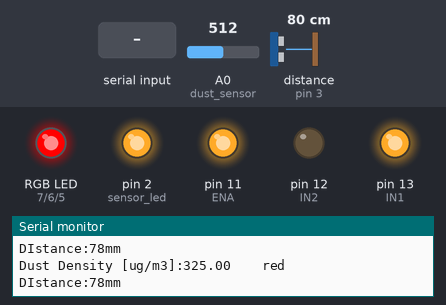
The sketch below on a simulated Arduino Uno, built with avr-gcc and run on an emulated ATmega328P. Shown: an RGB LED mixed from three pins (HIGH = lit), output pins drawn as LEDs (lit = HIGH), the last lines printed to the serial monitor. Wiring (inferred from the names in the program): ultrasonic range finder: trigger pin 4; echo pin 3. Inputs (shaded band) come from the test bench; at power-on: A0 (dust_sensor) = 512, distance to the obstacle (sensor on pin 3) 80 cm. The echo pulse lasts 58.3 µs per cm; pins used as bus, display or sensor lines are not drawn.

Above: at 2.3 s.
2.4 s: A0 (dust_sensor) set to 220
4.5 s: A0 (dust_sensor) set to 198
At 5.1 s:
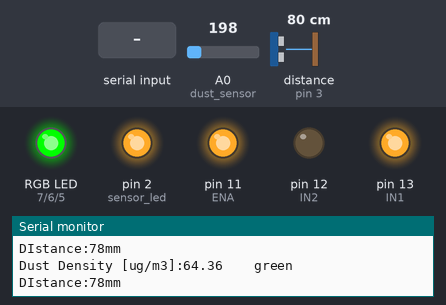
6.6 s: "0" received over the second serial link
At 8.8 s:
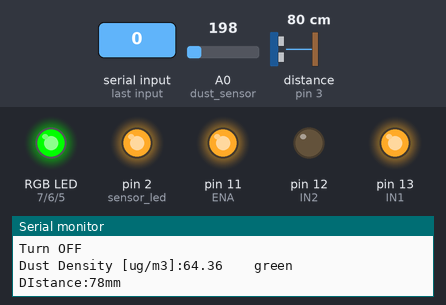
9.1 s: A0 (dust_sensor) set to 122
At 9.8 s:
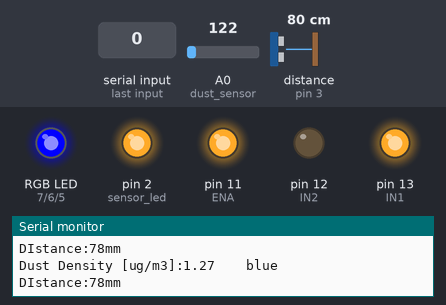
11.2 s: "0" received over the second serial link
At 13.3 s:
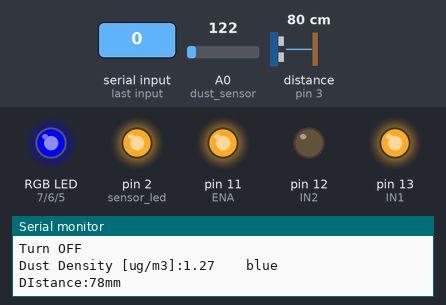
13.6 s: A0 (dust_sensor) set to 306
At 14.3 s:
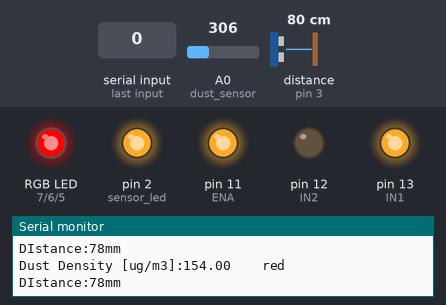
Timing chart, 0 to 16.6 s (numbered marks = the images above; inputs shaded):
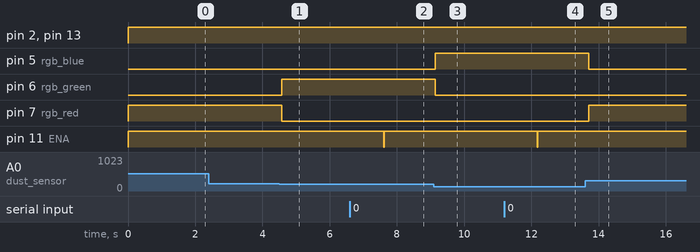

The sketch:

capstone_HW.ino
```cpp
#include<SoftwareSerial.h>

#define BTtx       8 // 블루투스 모듈의 tx를 D7으로 설정
#define BTrx       9 // 블루투스 모듈의 rx를 D8로 설정

SoftwareSerial BT(BTtx, BTrx); // tx, rx

char data = 0; /* 앱을 통해 0 또는 1이라는 문자열을 받을건데 0이 꺼지는 default 값이므로 0으로 설정 */

//RGBLED
int rgb_red = 7;
int rgb_green = 6;
int rgb_blue = 5;

//초음파 센서
int trig = 4;
int echo = 3;

//소독용 UV LED
int led = 10;

//미세먼지 센서
int dust_sensor = A0;
float dust_value = 0;
float dustDensityug = 0;
int sensor_led = 2;
int sampling = 280;
int waiting = 40;
float stop_time = 9680;

//DC모터
int IN1 = 13; // IN1을 11 핀으로 설정, 정방향 회전을 결정하는 핀
int IN2 = 12; // IN2을 123 핀으로 설정, 역방향 회전을 결정하는 핀
int ENA = 11; // 무조건 PWM 핀으로 설정하기, 속력 결정하는 핀

void setup(){

  BT.begin(9600); // BT를 보드레이트 9600으로 설정


  Serial.begin(9600);
  pinMode(sensor_led,OUTPUT);
  pinMode(4, OUTPUT);

  pinMode(rgb_red, OUTPUT);
  pinMode(rgb_green, OUTPUT);
  pinMode(rgb_blue, OUTPUT);

  pinMode (echo, INPUT); //  echoPin 입력
  pinMode (trig, OUTPUT); // trigPin 출력
  pinMode(5, OUTPUT);

  pinMode(IN1, OUTPUT);
  pinMode(IN2, OUTPUT);
  pinMode(ENA, OUTPUT);
}

void loop(){
  digitalWrite(sensor_led, LOW);
  delayMicroseconds(sampling);

  dust_value = analogRead(dust_sensor); // 미세먼지 센서에서 값을 받아옴

  delayMicroseconds(waiting);

  digitalWrite(sensor_led, HIGH);
  delayMicroseconds(stop_time);

  dustDensityug = (0.17*(dust_value * (5.0 / 1024))-0.1)*1000; // 미세먼지 센서에서 받아온 값을 ug/m^3로 변환
  Serial.print("Dust Density [ug/m3]:");
  Serial.print(dustDensityug);

  if(dustDensityug <= 35.0){ // 미세먼지 농도가 35 이하일 때
    analogWrite(rgb_red, 0);
    analogWrite(rgb_green, 0);
    analogWrite(rgb_blue, 255); // RGB 파란불이 들어옴
    Serial.print("    ");
    Serial.println("blue");
    digitalWrite(IN1, HIGH);
    digitalWrite(IN2, LOW);
    digitalWrite(ENA, 50); // 팬 속도를 약하게 돌림
  }else if(36.0 < dustDensityug && dustDensityug <= 75.0){ // 미세먼지 농도가 36 이상 75 이하일 때
    analogWrite(rgb_red, 0);
    analogWrite(rgb_green, 255); // RGB 초록불이 들어옴
    analogWrite(rgb_blue, 0);
    Serial.print("    ");
    Serial.println("green");
    digitalWrite(IN1, HIGH);
    digitalWrite(IN2, LOW);
    digitalWrite(ENA, 150); // 팬 속도를 중간 정도로 돌림
  }else{ // 미세먼지 농도가 76 이상일 때
    analogWrite(rgb_red, 255);
    analogWrite(rgb_green, 0); // RGB 빨간불과 초록불이 같이 들어옴
    analogWrite(rgb_blue, 0);
    Serial.print("    ");
    Serial.println("red");
    digitalWrite(IN1, HIGH);
    digitalWrite(IN2, LOW);
    digitalWrite(ENA, 255); // 팬 속도를 강하게 돌림
  }

  delay(500); // --------------------여기까지 미세먼지 농도 관련-------------------------

  long duration, distance;
  digitalWrite (trig, HIGH); // trigPin에서 초음파 발생 (echoPin도 HIGH)
  delayMicroseconds (10);
  digitalWrite (trig, LOW);
  duration = pulseIn (echo, HIGH); // echoPin 이 HIGH를 유지한 시간을 저장 한다.
  distance = (duration/2)*0.034; // 거리계산

   // Serial.print("Duration:"); //시리얼모니터에 Echo가 HIGH인 시간을 표시
   // Serial.print(duration);
  Serial.print ("\nDIstance:"); // 물체와 초음파 센서간 거리를 표시
  Serial.print (distance);
  Serial.println ("mm\n");
  BT.print(dustDensityug);
  delay(1000);

  if (distance < 100){
    digitalWrite(led, HIGH);
     }
  else{
    digitalWrite(led, LOW);
    }

      // 5. 블루투스 모듈 수신 확인용----------------------------------------------------------
  if(BT.available() > 0) { // 블루투스가 연결되면
    data = BT.read(); // 데이터를 수신 받아서 읽음
  }
  // 6. 실제 문자열에 따라 작동하는 구문-------------------------------------------------
  if(data == '0') { // data라는 문자열이 0이라면
    digitalWrite(led, LOW); // led가 꺼짐
    Serial.println("Turn OFF"); // 시리얼 모니터에 Turn OFF라는 문구 출력
    digitalWrite(IN1, HIGH); // IN1이 HIGH이면 정방향 회전
    digitalWrite(IN2, LOW); // 대신 IN2가 LOW 상태여야함
    digitalWrite(ENA, LOW); // 최저 속력 회전

  }
  else if(data == '1') { // data라는 문자열이 1이라면
    digitalWrite(led, HIGH); // led가 켜짐
    Serial.println("Turn on"); // 시리얼 모니터에 Turn OFF라는 문구 출력
    digitalWrite(IN1, HIGH); // IN1이 HIGH이면 정방향 회전
    digitalWrite(IN2, LOW); // 대신 IN2가 LOW 상태여야함
    digitalWrite(ENA, HIGH); // 최고 속력 회전
  }
  // 7. 문자열 초기화----------------------------------------------------------------------------
  data = 0; // data라는 문자열을 초기화

// ------------------------------ 여기까지 필터 관련 ---------------------------------------------------

}
```

Measured:
- the behaviour switches between 211 and 210 on A0 (dust_sensor) (found by bisection; images 0 and 1)
- after the input at 4.5 s, pin 6 (rgb_green): LOW → HIGH after 0.08 s; pin 7 (rgb_red): HIGH → LOW after 0.08 s
- after the input at 6.6 s, pin 11 (ENA): HIGH → LOW after 1.0 s, → HIGH 0.01 s later
- after the input at 9.1 s, pin 5 (rgb_blue): LOW → HIGH at once; pin 6 (rgb_green): HIGH → LOW at once
- after the input at 11.2 s, pin 11 (ENA): HIGH → LOW after 0.98 s, → HIGH 0.01 s later
- after the input at 13.6 s, pin 5 (rgb_blue): HIGH → LOW after 0.11 s; pin 7 (rgb_red): LOW → HIGH after 0.11 s
